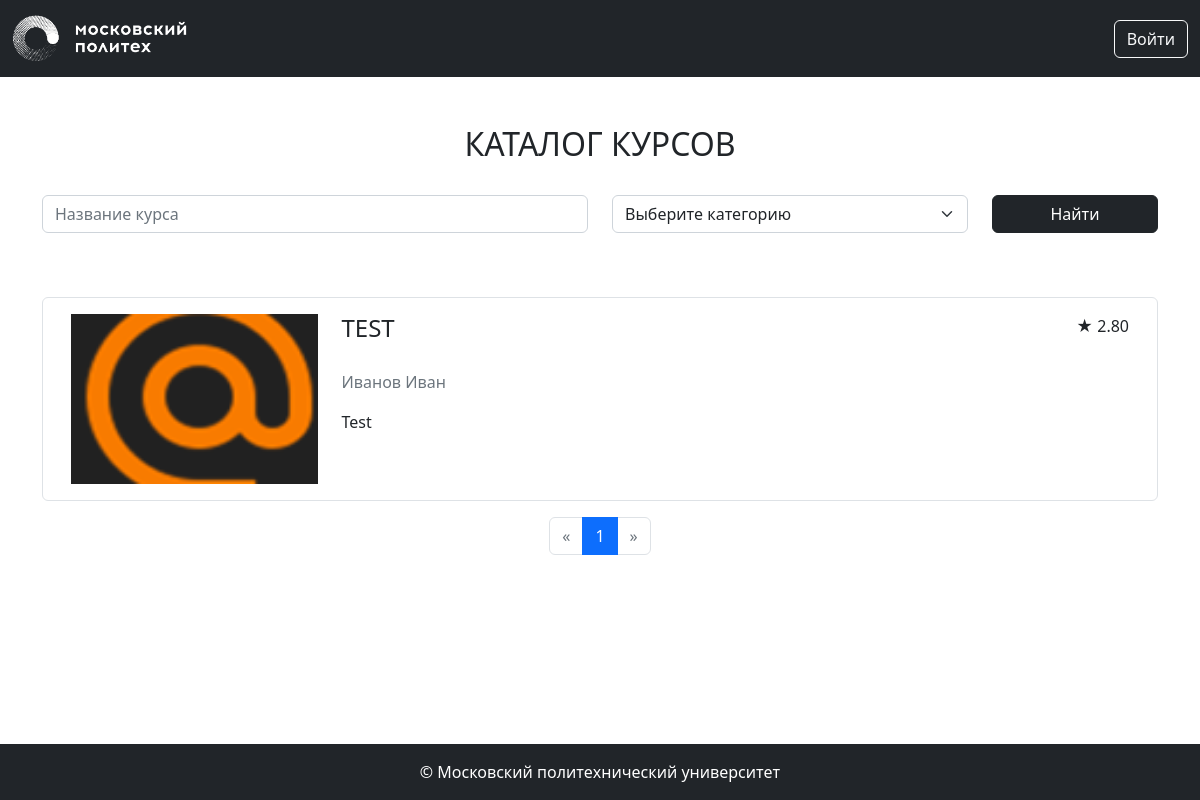
Page /courses/ on the committed database.
### models.py (models this page shows, shortened)
class Base(DeclarativeBase):
  metadata = MetaData(naming_convention={
        "ix": 'ix_%(column_0_label)s',
        "uq": "uq_%(table_name)s_%(column_0_name)s",
        "ck": "ck_%(table_name)s_%(column_0_name)s",
        "fk": "fk_%(table_name)s_%(column_0_name)s_%(referred_table_name)s",
        "pk": "pk_%(table_name)s"
    })

class Course(Base):
    __tablename__ = 'courses'
    id: Mapped[int] = mapped_column(primary_key=True)
    name: Mapped[str] = mapped_column(String(100))
    short_desc: Mapped[str] = mapped_column(Text)
    full_desc: Mapped[str] = mapped_column(Text)
    rating_sum: Mapped[int] = mapped_column(default=0)
    rating_num: Mapped[int] = mapped_column(default=0)
    category_id: Mapped[int] = mapped_column(ForeignKey("categories.id"))
    author_id: Mapped[int] = mapped_column(ForeignKey("users.id"))
    background_image_id: Mapped[str] = mapped_column(ForeignKey("images.id"))
    created_at: Mapped[datetime] = mapped_column(default=datetime.now)
    author: Mapped["User"] = relationship()
    category: Mapped["Category"] = relationship(lazy=False)
    bg_image: Mapped["Image"] = relationship()
    @property
    def rating(self):
        if self.rating_num > 0:
            return self.rating_sum / self.rating_num
        return 0

class User(Base, UserMixin):
    __tablename__ = 'users'
    id: Mapped[int] = mapped_column(primary_key=True)
    first_name: Mapped[str] = mapped_column(String(100))
    last_name: Mapped[str] = mapped_column(String(100))
    middle_name: Mapped[Optional[str]] = mapped_column(String(100))
    login: Mapped[str] = mapped_column(String(100), unique=True)
    password_hash: Mapped[str] = mapped_column(String(200))
    created_at: Mapped[datetime] = mapped_column(default=datetime.now)
    test: Mapped[str] = mapped_column(String(100), nullable=True)
    @property
    def full_name(self):
        return ' '.join([self.last_name, self.first_name, self.middle_name or ''])

### courses.py (the view)
@bp.route('/')
def index():
    courses = CoursesFilter(**search_params()).perform()
    pagination = db.paginate(courses)
    courses = pagination.items
    categories = db.session.execute(db.select(Category)).scalars()
    return render_template('courses/index.html',
                           courses=courses,
                           categories=categories,
                           pagination=pagination,
                           search_params=search_params())

### courses.py (called while the page is built)
def search_params():
    return {
        'name': request.args.get('name'),
        'category_ids': [x for x in request.args.getlist('category_ids') if x],
    }

### tools.py (called while the page is built)
    def perform(self):
        self.__filter_by_name()
        self.__filter_by_category_ids()
        return self.query.order_by(Course.created_at.desc())

    def __filter_by_name(self):
        if self.name:
            self.query = self.query.filter(
                Course.name.ilike('%' + self.name + '%'))

    def __filter_by_category_ids(self):
        if self.category_ids:
            self.query = self.query.filter(
                Course.category_id.in_(self.category_ids))

### templates/courses/index.html (shortened to what this page needs)
{% extends 'base.html' %}
{% from 'pagination.html' import render_pagination %}
{% block content %}
<div class="container">
    <div class="my-5">
        <h2 class="mb-3 text-center text-uppercase font-weight-bold">Каталог курсов</h2>
        <form class="mb-5 mt-3 row align-items-center">
            <div class="col-md-6 my-3">
                <input autocomplete="off" type="text" class="form-control" id="course-name" name="name" value="{{ request.args.get('name') or '' }}" placeholder="Название курса">
            </div>
            <div class="col-md-4 my-3">
                <select class="form-select" id="course-category" name="category_ids" title="Категория курса">
                    <option value="">Выберите категорию</option>
                </select>
            </div>
            <div class="col-md-2 my-3 align-self-end">
                <button type="submit" class="btn btn-dark w-100 mt-auto">Найти</button>
            </div>
        </form>
    </div>
    <div class="courses-list container-fluid mt-3 mb-3">
        {% for course in courses %}
            <div class="row p-3 border rounded mb-3" data-url="{{ url_for('courses.show', course_id=course.id) }}">
                <div class="col-md-3 mb-3 mb-md-0 d-flex align-items-center justify-content-center">
                    <div class="course-logo" style="background-image: url({{ url_for('image', image_id=course.background_image_id) }});">
                    </div>
                </div>
                <div class="col-md-9 align-items-center">
                    <div class="d-flex">
                        <h4 class="text-uppercase">{{ course.name }}</h4>
                        <p class="ms-auto rating">
                            <span>★</span> <span>{{ "%.2f" | format(course.rating) }}</span>
                        </p>
                    </div>
                    <p class="text-muted my-3">{{ course.author.full_name }}</p>
                    <p>{{ course.short_desc | truncate(200) }}</p>
                </div>
            </div>
        {% endfor %}
    </div>
    <div class="mb-5">
        {{ render_pagination(pagination, request.endpoint, search_params) }}
    </div>
</div>
{% endblock %}

### static/styles.css (style rules this page uses)
.course-logo { min-width: 170px; width: 100%; height: 170px; background-repeat: no-repeat; background-position: center; background-size: cover; }

### rows in the picture
Course: background_image (picture), name "TEST", rating "2.80", author.full_name "Иванов Иван", short_desc "Test"

### other values in the picture
{{ page }} "1"
